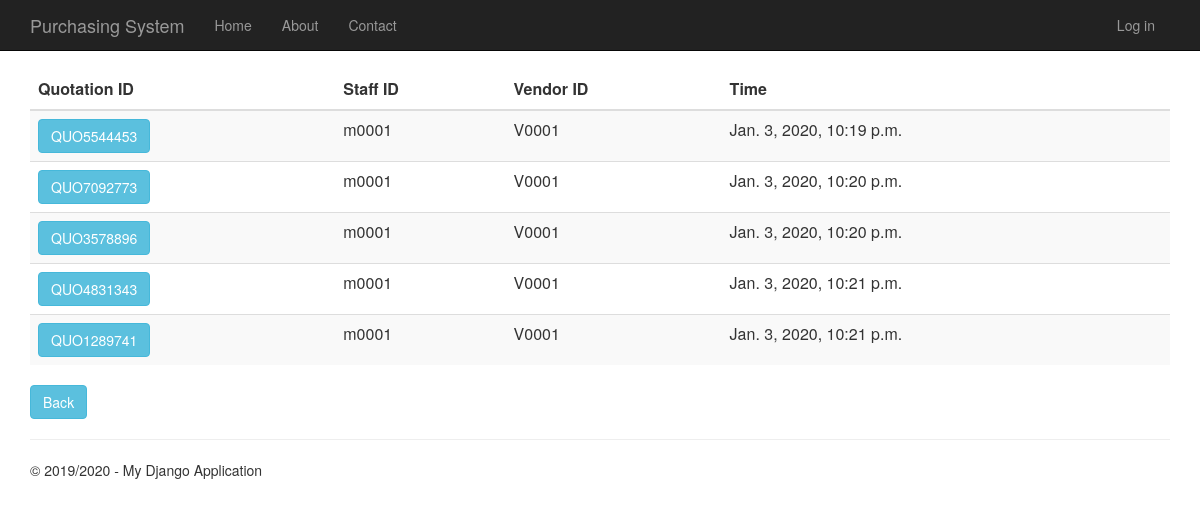
The page /quotationhistory on the database as committed earlier.
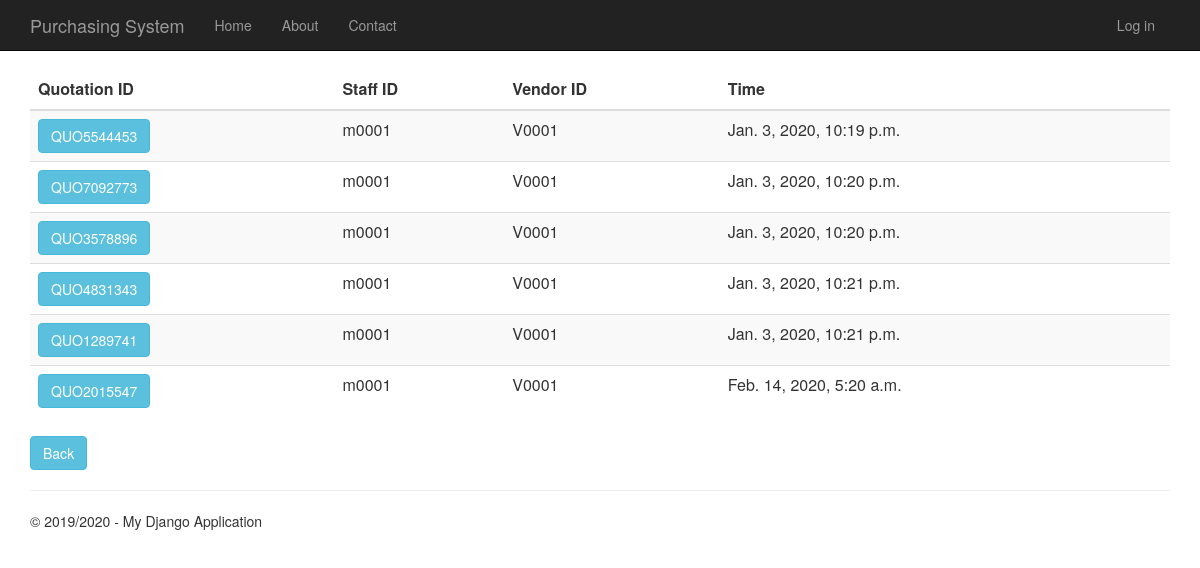
The same page on the database as committed later.
### Quotation/models.py (models this page shows, shortened)
class Quotation(models.Model):
    quotation_id = models.CharField(primary_key=True, max_length=10)
    time_created = models.DateTimeField()
    description = models.TextField(null=True,default=None, blank=True)
    total_price = models.DecimalField(max_digits=10, decimal_places=2, default=Decimal('0.00'))
    person_id = models.ForeignKey(Person, on_delete = models.CASCADE)
    vendor_id = models.ForeignKey(Vendor, on_delete = models.CASCADE)
    request_for_quotation_id = models.OneToOneField(RequestForQuotation, on_delete = models.CASCADE)

### app/models.py (models this page shows, shortened)
class Person(models.Model):
    user_id = models.OneToOneField(User)
    person_id = models.CharField(primary_key=True, max_length=10)
    person_name = models.TextField()
    person_address = models.TextField()
    person_phone_number = models.TextField()
    person_role = models.TextField(default = 'EMPLOYEE')

class Vendor(models.Model):
    vendor_id = models.CharField(primary_key=True, max_length=10)
    vendor_name = models.TextField()
    vendor_phone_number = models.TextField()
    vendor_address = models.TextField()
    vendor_email = models.TextField()
    def __str__(self):
        return str(self.vendor_id)

### Quotation/views.py (the view)
# urls.py: url(r'^quotationhistory', Quotation.views.quotationhistory, name="quotation_history"),
def quotationhistory(request):
    quotations = Quotation.objects.all()
    context = {
            'title':'Quotation History',
            'rows':quotations,
            'year':'2019/2020'
        }
    return render(request,'Quotation/quotationhistory.html',context)

### Quotation/templates/Quotation/quotationhistory.html
﻿{% extends "app/layout.html" %}
{% block content %}
<div class="purchaseorderhistory margintop" action="menu">
    <form action="quotationhistorydetails" method="GET">
        <table class="table table-striped margintop">
            <thead>
                <tr>
                    <th scope="col">Quotation ID</th>
                    <th scope="col">Staff ID</th>
                    <th scope="col">Vendor ID</th>
                    <th scope="col">Time</th>
                </tr>
            </thead>
            <tbody>
                {% for r in rows %}
                <tr>
                    <td><button type="submit" name="quo_id" value="{{r.quotation_id}}" class="btn btn-info">{{r.quotation_id}}</button></td>
                    <td>{{r.person_id.person_id}}</td>
                    <td>{{r.vendor_id}}</td>
                    <td>{{r.time_created}}</td>
                </tr>
                {% endfor %}
            </tbody>
        </table>
        <div class="margintop">
            <a type="submit" class="btn btn-info" href="/menu">Back</a>
        </div>
    </form>
</div>
{% endblock %}

Rows that differ between the two databases and show on the page:
added Quotation: quotation_id "QUO2015547", person_id.person_id "m0001", vendor_id "V0001", time_created "Feb. 14, 2020, 5:20 a.m."
